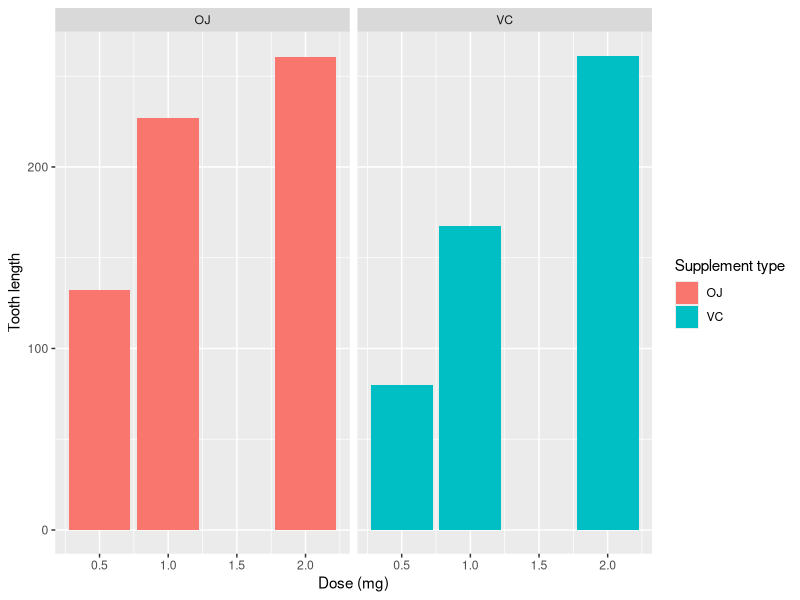

Source code (R):
## ---- chunk 1
knitr::opts_chunk$set( message=FALSE, warnings=FALSE)

## ---- chunk 2

if (!require("ggplot2")) install.packages("ggplot2")
library(datasets)
toothdata <- ToothGrowth
## ---- chunk 3
ggplot(data=toothdata, aes(x=dose, y=len, fill=supp)) + geom_bar(stat="identity",) + facet_grid(. ~supp) + xlab("Dose (mg)") + ylab("Tooth length") + guides(fill=guide_legend(title="Supplement type"))

## ---- chunk 4
t.test(len~supp, toothdata[toothdata$dose ==0.5,])
## ---- chunk 5
t.test (len~supp, toothdata[toothdata$dose ==1,])
## ---- chunk 6
t.test (len~supp, toothdata[toothdata$dose ==2,])
